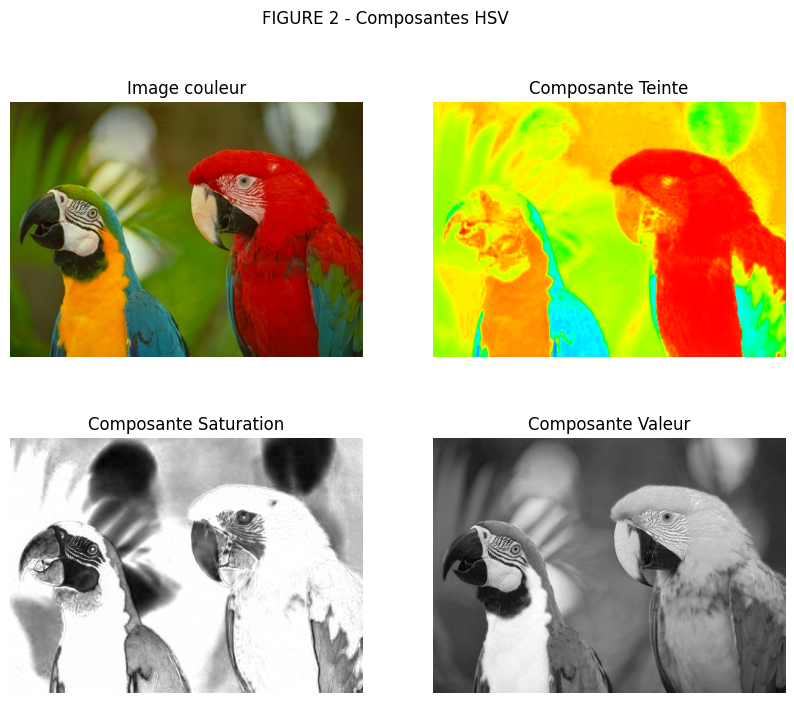
#> input picture TP2/image-1.png, 794 x 703 px
$ python display_components.py ../image-1.png
#> lines starting #> are read from the running program, lines starting #| are printed output that depends on the picture
#!/usr/bin/env python3
import argparse
import os

import cv2
import matplotlib.pyplot as plt
import numpy as np


def split_components(image_bgr: np.ndarray):
    rgb = cv2.cvtColor(image_bgr, cv2.COLOR_BGR2RGB)
    hsv = cv2.cvtColor(image_bgr, cv2.COLOR_BGR2HSV)
    ycrcb = cv2.cvtColor(image_bgr, cv2.COLOR_BGR2YCrCb)

    spaces = {
        "RGB": (rgb, ["R", "G", "B"]),
        "HSV": (hsv, ["H", "S", "V"]),
        "YCrCb": (ycrcb, ["Y", "Cr", "Cb"]),
    }
    return rgb, spaces


def save_grid(image_rgb, spaces, out_path: str):
    fig, axes = plt.subplots(4, 4, figsize=(13, 11))
    for ax in axes.ravel():
        ax.axis("off")

    axes[0, 0].imshow(image_rgb)
    axes[0, 0].set_title("Original (RGB)")

    row = 1
    for space_name, (arr, names) in spaces.items():
        axes[row, 0].imshow(cv2.cvtColor(arr, cv2.COLOR_RGB2GRAY), cmap="gray")
        axes[row, 0].set_title(f"{space_name} (preview)")
        for i, comp_name in enumerate(names):
            comp = arr[:, :, i]
            axes[row, i + 1].imshow(comp, cmap="gray")
            axes[row, i + 1].set_title(f"{space_name}-{comp_name}")
        row += 1

    plt.tight_layout()
    os.makedirs(os.path.dirname(out_path), exist_ok=True)
    fig.savefig(out_path, dpi=140)
    plt.close(fig)


def main():
    parser = argparse.ArgumentParser(description="Display color-space components.")
    parser.add_argument("image", help="Input image path")
    parser.add_argument(
        "--out",
        default="TP2/results/components.png",
        help="Output image path",
    )
    args = parser.parse_args()

    image_bgr = cv2.imread(args.image, cv2.IMREAD_COLOR)
#> image_bgr is the input picture: shape (703, 794, 3); mean B, G, R 146.3, 182, 191.3
    if image_bgr is None:
        raise FileNotFoundError(f"Could not read image: {args.image}")

    image_rgb, spaces = split_components(image_bgr)
#> in split_components, `hsv = cv2.cvtColor(image_bgr, cv2.COLOR_BGR2HSV)`: hsv: shape (703, 794, 3); mean H, S, V 9.1, 72.3, 200
#> in split_components, `ycrcb = cv2.cvtColor(image_bgr, cv2.COLOR_BGR2YCrCb)`: ycrcb: shape (703, 794, 3); mean of channels 0, 1, 2 180.7, 135.5, 108.6
#> spaces = 3 items
    save_grid(image_rgb, spaces, args.out)
#> the loop in save_grid, `for space_name, (arr, names) in spaces.items():` made 3 passes
#> (space_name, names) on passes 1 to 3: ('RGB', ['R', 'G', 'B']), ('HSV', ['H', 'S', 'V']), ('YCrCb', ['Y', 'Cr', 'Cb'])
#> after the loop in save_grid, `for space_name, (arr, names) in spaces.items():`: row = 4
#> in save_grid, `fig.savefig(out_path, dpi=140)`:
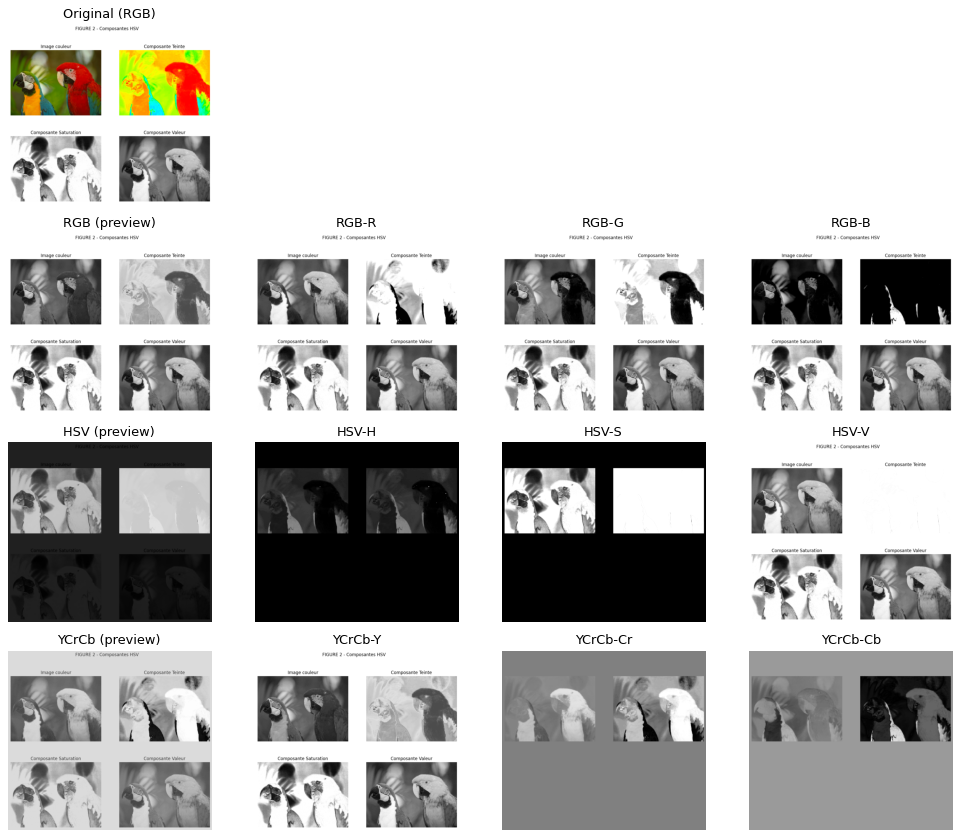
#> figure drawn by matplotlib, 13 panels
    print(f"Saved: {args.out}")


if __name__ == "__main__":
    main()
